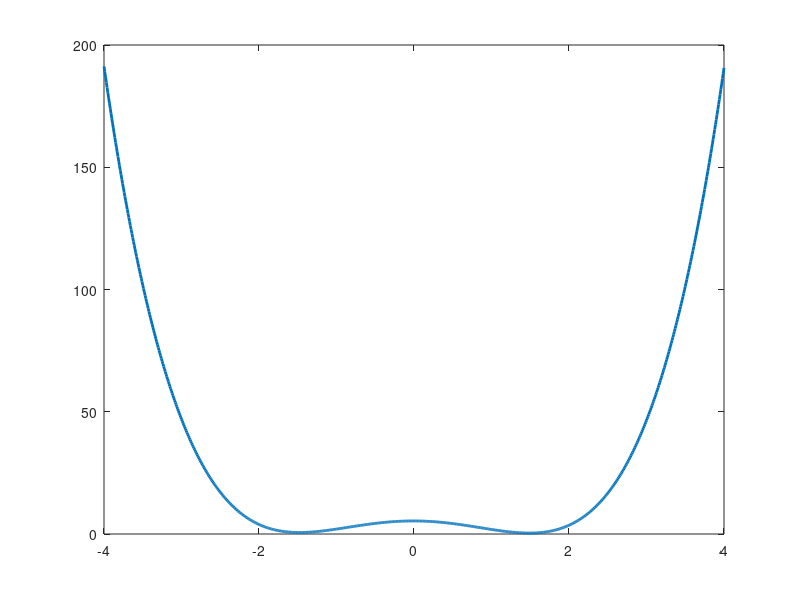

This figure's MATLAB source: (Note: this script raises an error after producing the figure.)
clear; clc; close all;

global gamma g1 

lim1=4;

f1=@(x) 0;
g1=@(x) 1;

[X]=ndgrid(-lim1:0.01:lim1);
l=@(x)   (x.^2-2.2).^2-0.08.*x+0.5;
plot(X,l(X),'LineWidth', 2,'DisplayName','$f(x)$');
hold on;


Ntotal_set=[2,4,6,8];
%gamma_set=[0.025,0.05,0.1,0.25,0.5];
%mu_set=[0.05,0.1,0.2,0.5];

for i=1:length(Ntotal_set)

 Ntotal=Ntotal_set(i);
 %gamma=gamma_set(i);
 %mu=mu_set(i);
 gamma=0.05;
 %Ntotal=8;
 theta=0.5;

c=find_approximation(gamma,l,lim1,Ntotal,theta);
label_M = ['$V_n(x),M=$', num2str(Ntotal_set(i))];
approx=0;
for j=1:length(c)
    approx=approx+c(j)*phi1(X,j);
end

plot(X,approx,'LineWidth', 2, 'LineStyle', '-','DisplayName',label_M);
hold on;
end
legend('Interpreter','latex','FontSize',15)
xlabel('$x$','Interpreter','latex','FontSize',18) 
xlim([-3,3])
ylim([-1,6])

